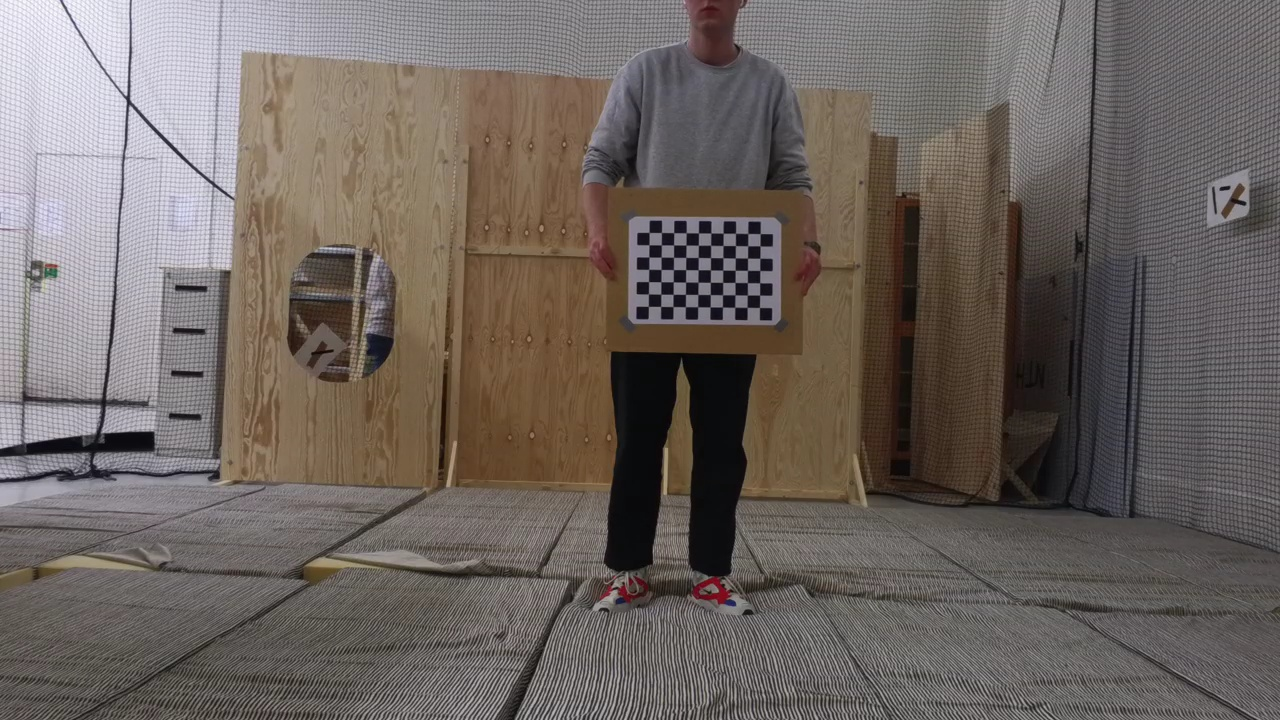
#> input picture offline_utils/anafi_camera_calibration/lab_calib_images/camera_image_20003.jpeg, 1280 x 720 px; its folder holds only this picture in this run
$ python calib2.py
#> lines starting #> are read from the running program, lines starting #| are printed output that depends on the picture; after the words box and inside, x2 and y2 are one past the last pixel; in counts of white or black regions, pixels touching at a corner belong together; long printed decimals are rounded
from email.mime import image
import numpy as np
import cv2
import glob
import argparse

# termination criteria
criteria = (cv2.TERM_CRITERIA_EPS + cv2.TERM_CRITERIA_MAX_ITER, 30, 0.001)


def calibrate(dirpath, prefix, image_format, square_size, width=9, height=6):
    """ Apply camera calibration operation for images in the given directory path. """
#> called with prefix = 'camera_image_', image_format = 'jpeg', square_size = 0.034, width = 10, height = 7
    # prepare object points, like (0,0,0), (1,0,0), (2,0,0) ....,(8,6,0)
    objp = np.zeros((height*width, 3), np.float32)
    objp[:, :2] = np.mgrid[0:width, 0:height].T.reshape(-1, 2)

    objp = objp * square_size

    # Arrays to store object points and image points from all the images.
    objpoints = []  # 3d point in real world space
    imgpoints = []  # 2d points in image plane.

    if dirpath[-1:] == '/':
        dirpath = dirpath[:-1]

    images = glob.glob(dirpath+'/' + prefix + '*.' + image_format)

    gray = np.zeros((2,1))
    for fname in images:
        img = cv2.imread(fname)
#> img is the input picture: shape (720, 1280, 3); mean B, G, R 96.2, 101, 109.3
        gray = cv2.cvtColor(img, cv2.COLOR_BGR2GRAY)
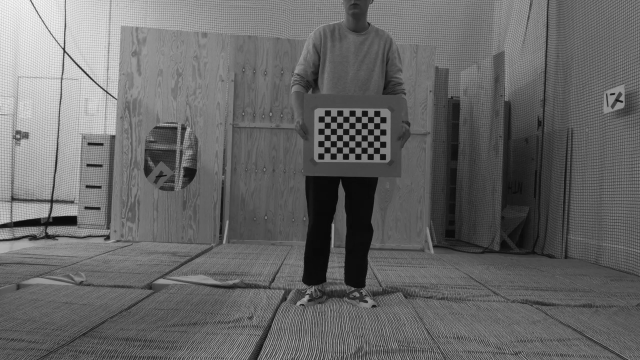
#> gray: shape (720, 1280) (shown at 1/2 size); min 1, max 253, mean 102.9

        # Find the chess board corners
        ret, corners = cv2.findChessboardCorners(gray, (width, height), None)
#> ret = True; corners = 70 rows, first 8: [759.5, 307.5], [747.1, 307.4], [734.7, 307.3], [722.4, 307], [710.2, 306.8], [697.6, 306.7], [685.4, 306.7], [673, 306.6]

        # If found, add object points, image points (after refining them)
        if ret:
            objpoints.append(objp)

            corners2 = cv2.cornerSubPix(gray, corners, (11, 11), (-1, -1), criteria)
#> corners2 = 70 rows, first 8: [754.2, 300.9], [741, 301], [728.6, 301.2], [716.2, 301.3], [716.2, 301.3], [691.4, 299.9], [691.4, 299.9], [666.8, 300.3]
            imgpoints.append(corners2)

            # Draw and display the corners
            img = cv2.drawChessboardCorners(img, (width, height), corners2, ret)
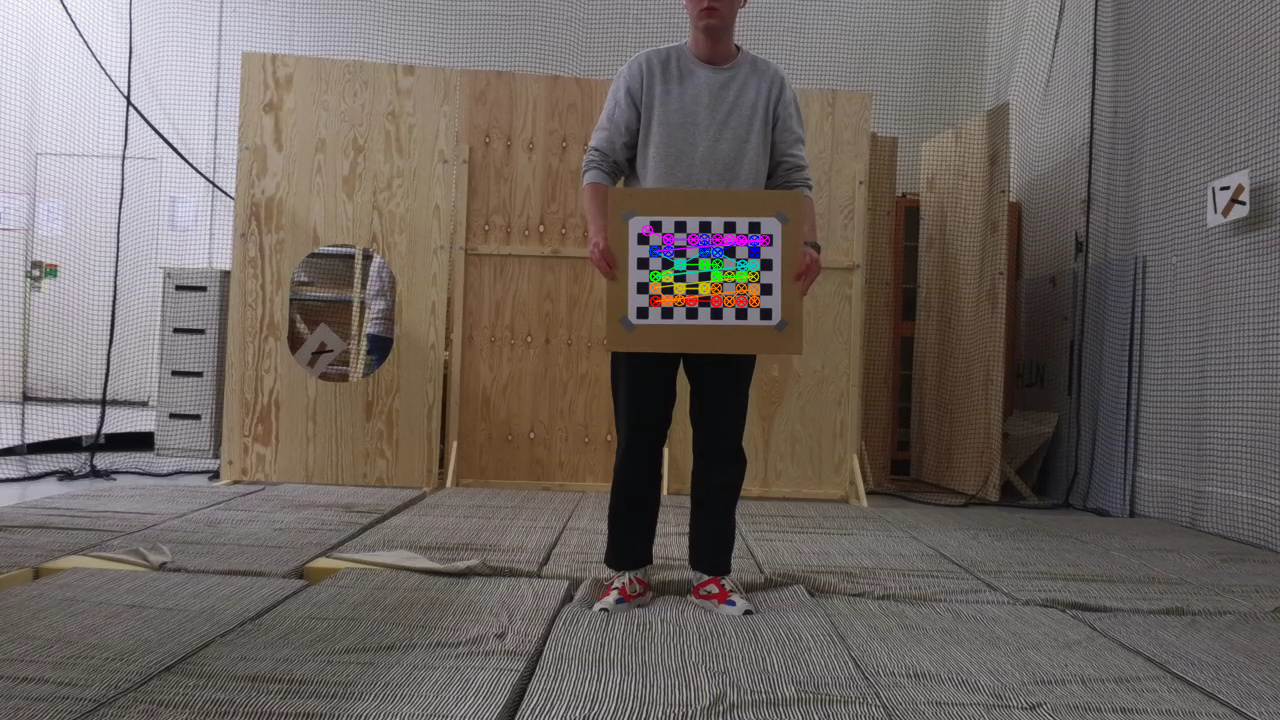
#> img: shape (720, 1280, 3); 0.6% of pixels changed, all inside (x1, y1, x2, y2) = (641, 224, 771, 308)

    ret, mtx, dist, rvecs, tvecs = cv2.calibrateCamera(objpoints, imgpoints, gray.shape[::-1], None, None)
#> ret = 7.87; mtx = [[362.6, 0, 659.2], [0, 311, 320.8], [0, 0, 1]]; dist = [[2.76, -137.9, -0.476, 0.288, 781.3]]; rvecs = ([0.577, -0.735, 3.02],); tvecs = ([0.264, -0.0418, 1.12],)

    return [ret, mtx, dist, rvecs, tvecs]


def save_coefficients(mtx, dist, path):
    """ Save the camera matrix and the distortion coefficients to given path/file. """
    cv_file = cv2.FileStorage(path, cv2.FILE_STORAGE_WRITE)
    cv_file.write("K", mtx)
    cv_file.write("D", dist)
    # note you *release* you don't close() a FileStorage object
    cv_file.release()

# [12 lines left out: function load_coefficients, not called in this run]


if __name__ == '__main__':

    image_dir = "/home/msccomputer/catkin_ws/src/anafi_perception/apriltags_pose_estimator/data/lab_calib_images"
    prefix = "camera_image_"
    image_format = "jpeg"
    square_size = 0.034
    width = 10
    height = 7
    save_file = "/home/msccomputer/catkin_ws/src/anafi_perception/apriltags_pose_estimator/data/test_images/calib2output/output.yaml"

    ret, mtx, dist, rvecs, tvecs = calibrate(image_dir, prefix, image_format, square_size, width, height)
#> ret = 7.87; mtx = [[362.6, 0, 659.2], [0, 311, 320.8], [0, 0, 1]]; dist = [[2.76, -137.9, -0.476, 0.288, 781.3]]; rvecs = ([0.577, -0.735, 3.02],); tvecs = ([0.264, -0.0418, 1.12],)
    print(mtx)
#| [[362.564   0.         659.170]
#|  [  0.         310.987 320.768]
#|  [  0.           0.           1.        ]]
    print(dist)
#| [[ 2.75878576e+00 -1.37885438e+02 -4.75548897e-01  2.88288191e-01
#|    7.81349665e+02]]
    for x in tvecs:
        print(x.T)
#> this loop made 1 pass
#> (printed output is left out)
    save_coefficients(mtx, dist, save_file)
    print("Calibration is finished. RMS: ", ret)
#| Calibration is finished. RMS:  7.874

$ run again, on offline_utils/anafi_camera_calibration/lab_calib_images/camera_image_20008.jpeg
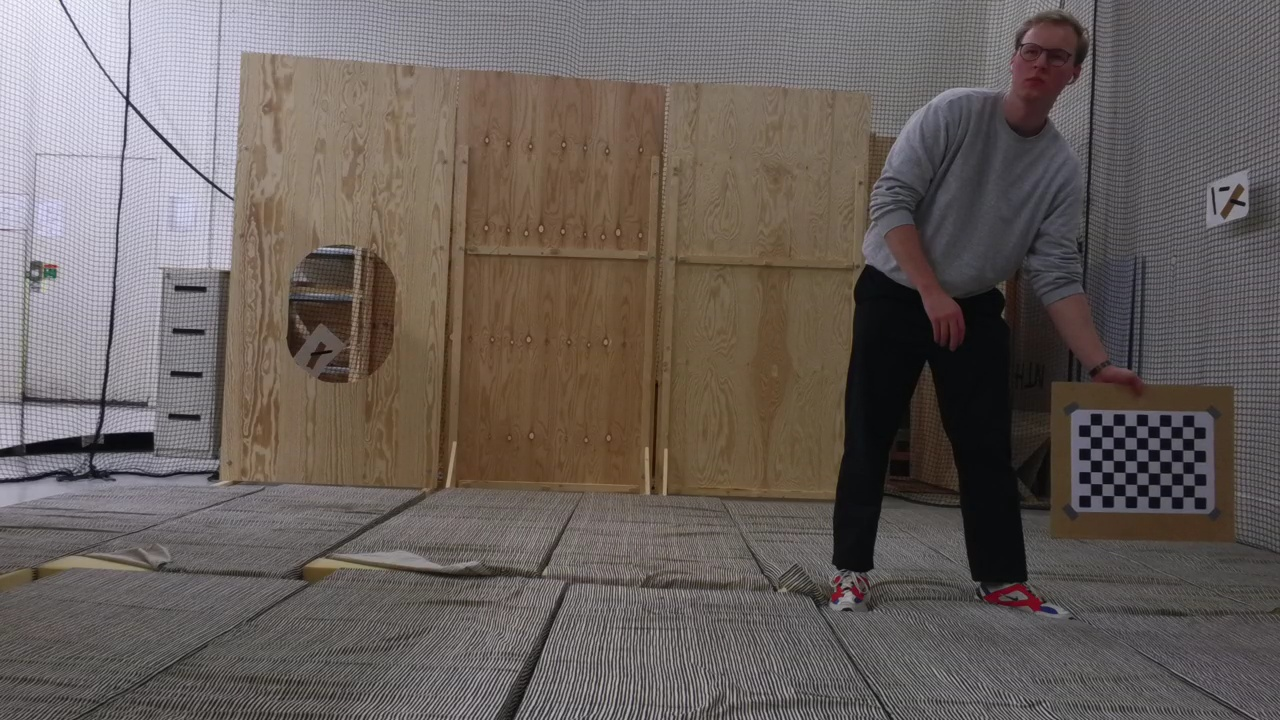
#> input picture offline_utils/anafi_camera_calibration/lab_calib_images/camera_image_20008.jpeg, 1280 x 720 px
#> in calibrate, img is the input picture: shape (720, 1280, 3); mean B, G, R 92.3, 96.2, 104.6
#> in calibrate, `gray = cv2.cvtColor(img, cv2.COLOR_BGR2GRAY)`:
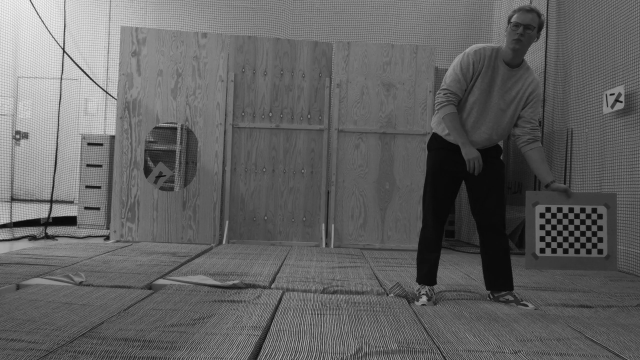
#> gray: shape (720, 1280) (shown at 1/2 size); min 4, max 249, mean 98.3
#> in calibrate, `ret, corners = cv2.findChessboardCorners(gray, (width, height), None)`: ret = True; corners = 70 rows, first 8: [1194.3, 496.9], [1182.6, 496.6], [1171.4, 496.6], [1160, 496.6], [1148.2, 496.2], [1137, 496], [1125.1, 495.9], [1113.9, 495.8]
#> corners2 = 70 rows, first 8: [1189, 491.2], [1177.1, 490.6], [1177.1, 490.6], [1165.7, 490.7], [1142.2, 490.5], [1142.2, 490.5], [1119.3, 490.4], [1119.3, 490.4]
#> in calibrate, `img = cv2.drawChessboardCorners(img, (width, height), corners2, ret)`:
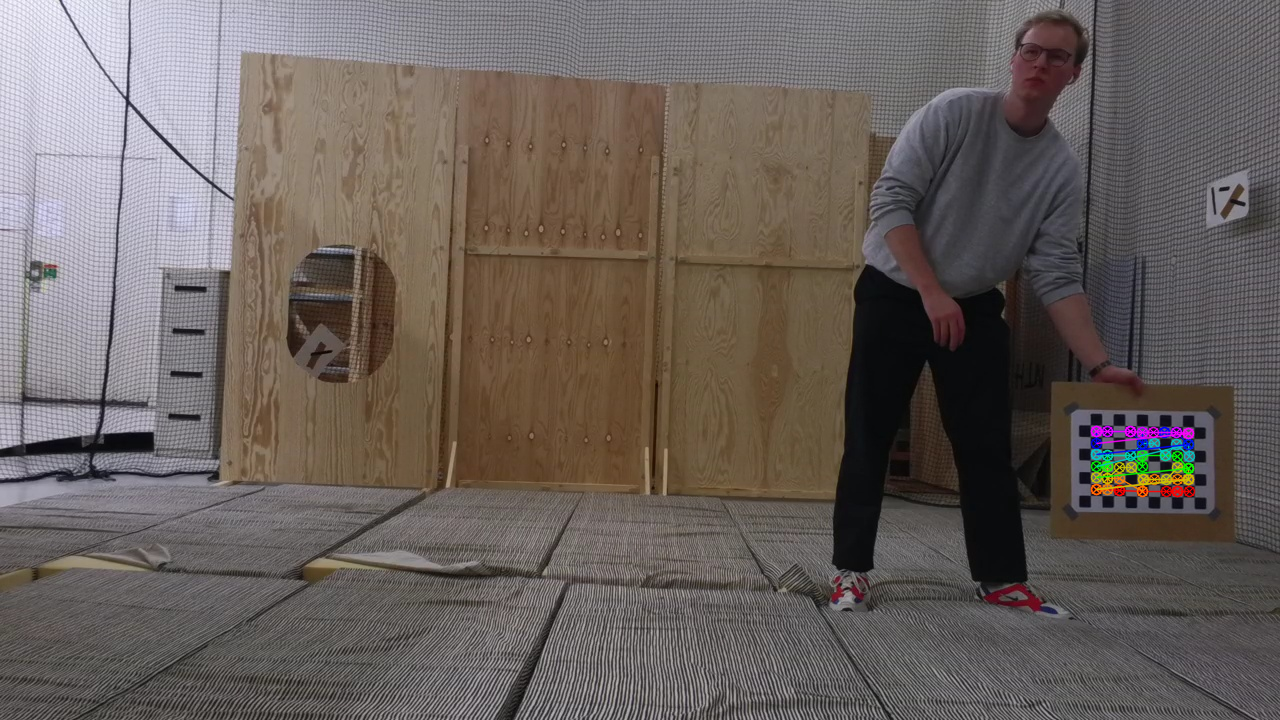
#> img: shape (720, 1280, 3); 0.6% of pixels changed, all inside (x1, y1, x2, y2) = (1090, 425, 1196, 498)
#> in calibrate, `ret, mtx, dist, rvecs, tvecs = cv2.calibrateCamera(objpoints, imgpoint..`: ret = 7.66; mtx = [[2329.1, 0, 649.8], [0, 2149, 322.7], [0, 0, 1]]; dist = [[-0.883, 11.65, 0.401, -0.0466, -50.92]]; rvecs = ([-0.391, -0.883, 2.91],); tvecs = ([1.41, 0.326, 5.97],)
#> `ret, mtx, dist, rvecs, tvecs = calibrate(image_dir, prefix, image_form..`: ret = 7.66; mtx = [[2329.1, 0, 649.8], [0, 2149, 322.7], [0, 0, 1]]; dist = [[-0.883, 11.65, 0.401, -0.0466, -50.92]]; rvecs = ([-0.391, -0.883, 2.91],); tvecs = ([1.41, 0.326, 5.97],)
#| [[2.32910406e+03 0.00000000e+00 6.49839712e+02]
#|  [0.00000000e+00 2.14899968e+03 3.22742749e+02]
#|  [0.00000000e+00 0.00000000e+00 1.00000000e+00]]
#| [[-8.83374720e-01  1.16467562e+01  4.00824322e-01 -4.66179473e-02
#|   -5.09215757e+01]]
#> the loop `for x in tvecs:` made 1 pass
#> (printed output is left out)
#| Calibration is finished. RMS:  7.665

$ run again, on offline_utils/anafi_camera_calibration/lab_calib_images/camera_image_20005.jpeg
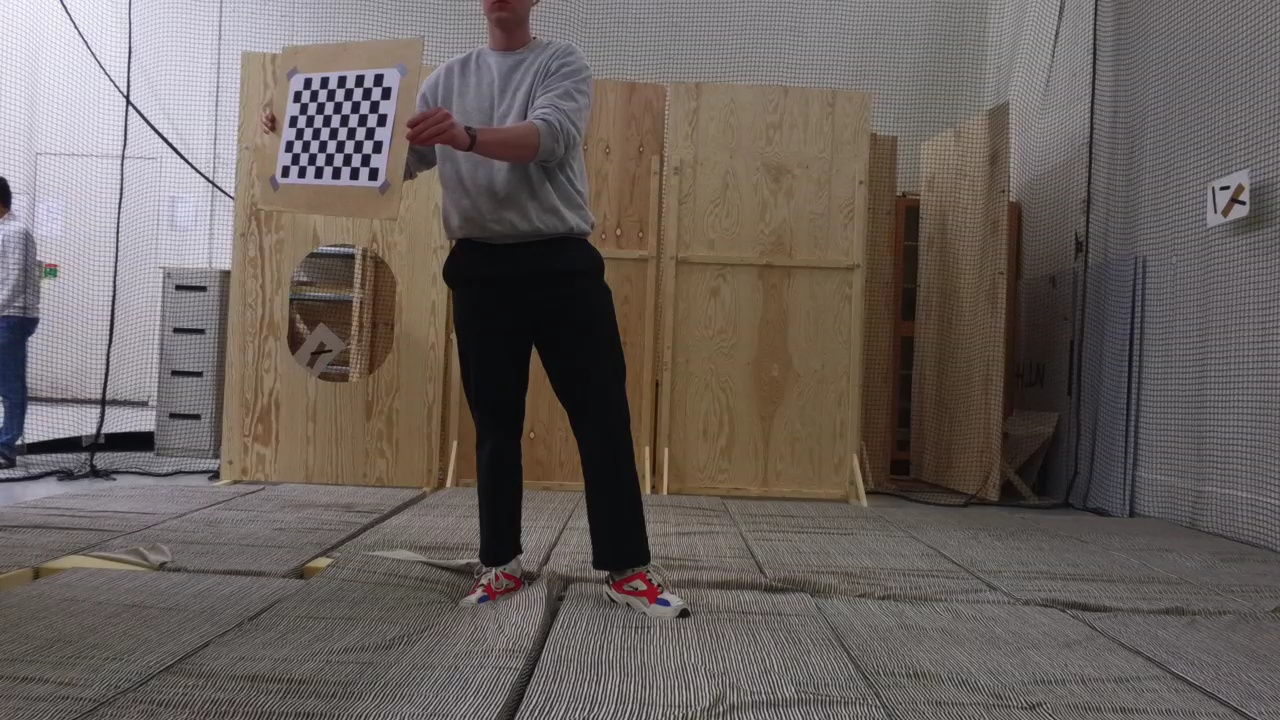
#> input picture offline_utils/anafi_camera_calibration/lab_calib_images/camera_image_20005.jpeg, 1280 x 720 px
#> in calibrate, img is the input picture: shape (720, 1280, 3); mean B, G, R 94, 98, 106.2
#> in calibrate, `gray = cv2.cvtColor(img, cv2.COLOR_BGR2GRAY)`:
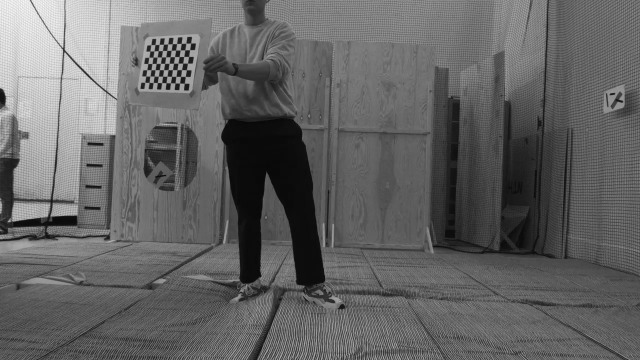
#> gray: shape (720, 1280) (shown at 1/2 size); min 1, max 254, mean 100
#> in calibrate, `ret, corners = cv2.findChessboardCorners(gray, (width, height), None)`: ret = True; corners = 70 rows, first 8: [368.9, 166.9], [359.5, 166.6], [350.6, 166.5], [341.5, 166.3], [332.5, 166], [323.8, 165.6], [315.1, 165.5], [306.8, 165.4]
#> corners2 = 70 rows, first 8: [364.3, 166.8], [359.3, 166.6], [350.4, 166.3], [341.4, 166.3], [332.3, 166], [323.6, 165.7], [315.2, 165.5], [307.2, 165.4]
#> in calibrate, `img = cv2.drawChessboardCorners(img, (width, height), corners2, ret)`:
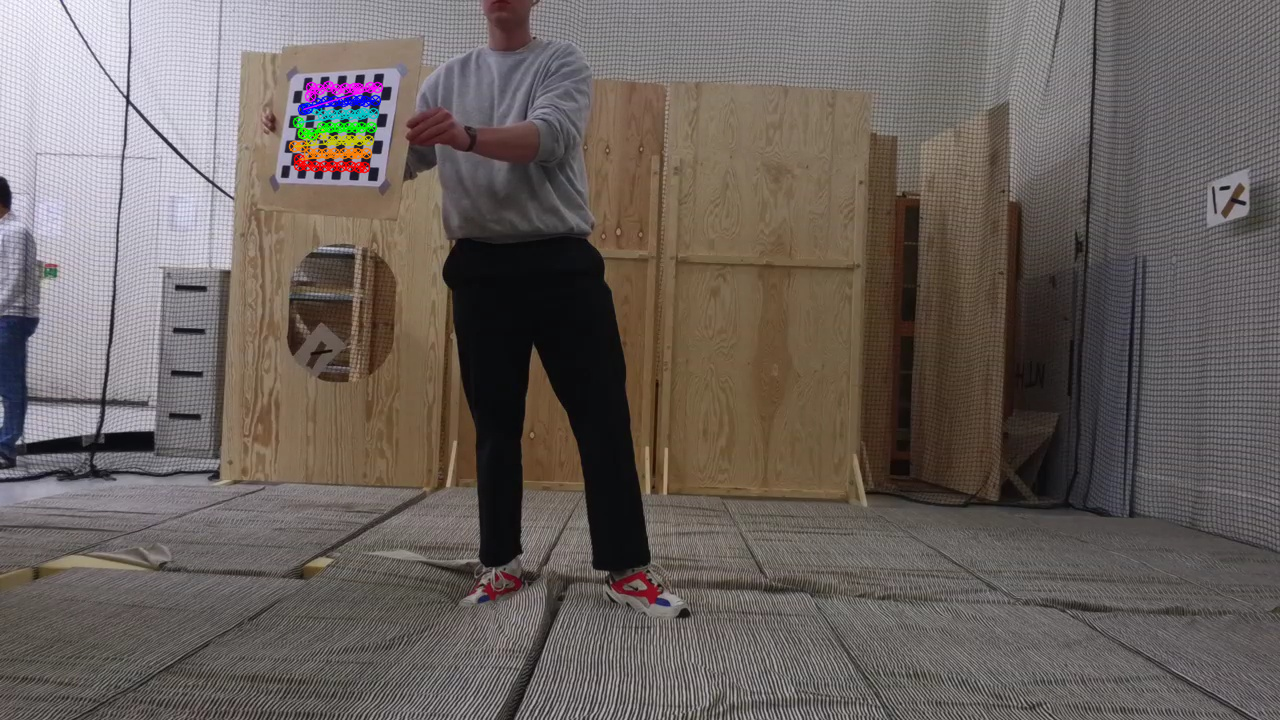
#> img: shape (720, 1280, 3); 0.66% of pixels changed, all inside (x1, y1, x2, y2) = (288, 80, 384, 174)
#> in calibrate, `ret, mtx, dist, rvecs, tvecs = cv2.calibrateCamera(objpoints, imgpoint..`: ret = 3.34; mtx = [[609.5, 0, 654.3], [0, 640.5, 365], [0, 0, 1]]; dist = [[-0.0293, 0.0456, -0.0223, -0.0287, -0.388]]; rvecs = ([-0.649, 0.0077, -2.89],); tvecs = ([-0.759, -0.493, 1.67],)
#> `ret, mtx, dist, rvecs, tvecs = calibrate(image_dir, prefix, image_form..`: ret = 3.34; mtx = [[609.5, 0, 654.3], [0, 640.5, 365], [0, 0, 1]]; dist = [[-0.0293, 0.0456, -0.0223, -0.0287, -0.388]]; rvecs = ([-0.649, 0.0077, -2.89],); tvecs = ([-0.759, -0.493, 1.67],)
#| [[609.521   0.         654.333]
#|  [  0.         640.548  364.981]
#|  [  0.           0.           1.        ]]
#| [[-0.02934  0.04558 -0.02235 -0.02868 -0.3878]]
#> the loop `for x in tvecs:` made 1 pass
#> (printed output is left out)
#| Calibration is finished. RMS:  3.339
